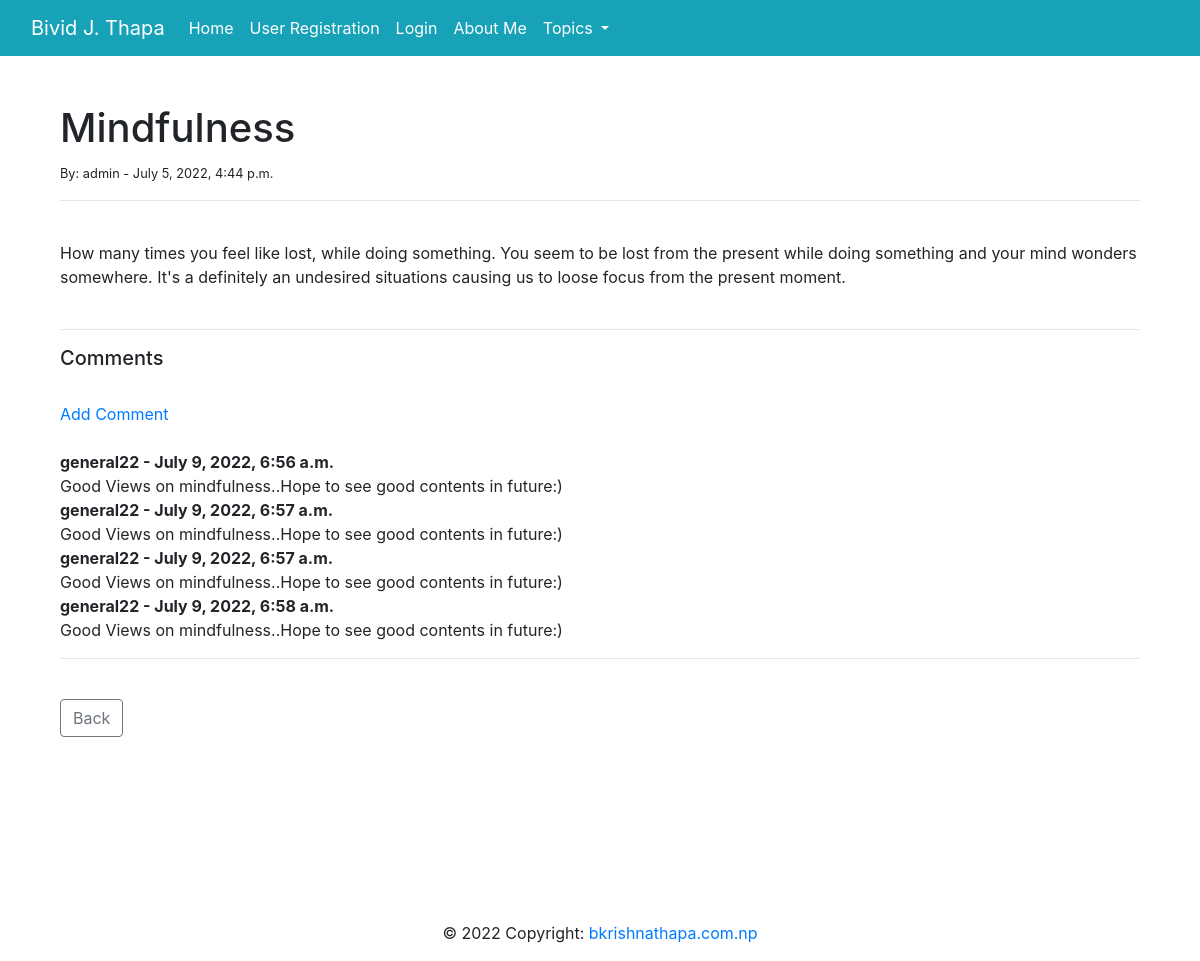
/blog/article/1, run on the app's committed database.
### blog/models.py (models this page shows, shortened)
class Post(models.Model):
    title = models.CharField(max_length = 500)
    content=models.TextField(max_length = 3000)
    header_image = models.ImageField(null = True,blank=True,upload_to = "images/")
    topic= models.CharField(max_length = 50)
    author = models.ForeignKey(User, on_delete = models.CASCADE)
    published_date=models.DateTimeField(auto_now_add = True)

class Comment(models.Model):
    post = models.ForeignKey(Post, related_name="comments", on_delete = models.CASCADE)
    name = models.CharField(max_length= 100)
    body = models.TextField()
    date_added = models.DateTimeField(auto_now_add= True)

### blog/views.py (the view)
# urls.py: path('article/<int:pk>',articleDetailView.as_view(),name='article-detail'),
class articleDetailView(DetailView):
    model=Post
    template_name = 'articles.html'

### blog/templates/articles.html (shortened to what this page needs)
{% extends 'base.html' %}
{% block content %}
<!DOCTYPE html>
<html lang="en">
<div class="container ">
    <h1>
        {{ post.title }}
    </h1>
    <small>
        By: {{ post.author }} - {{ post.published_date }}
    </small> <br/>
    <hr> <br/>
</head>
{{ post.content|safe }}
</body>
    <br/>
    <br/>
    <hr>
    <h5> Comments</h5>
    <br/>
{% if not post.comments.all %}
    No Comments...
        <br/>
<a href="{% url 'comment' post.pk %}"> Add Comment</a>
    <hr>
{% else %}
    <a href="{% url 'comment' post.pk %}"> Add Comment</a>
    <br/>
    <br/>
    {% for comment in post.comments.all %}
    <strong>{{ comment.name }} -
    {{ comment.date_added }}
    </strong>
    <br/>
    {{ comment.body }}
            <br/>
    {% endfor %}
    <hr>
{% endif %}
    <br/>
    <a href="{% url 'home' %}" class="btn btn-outline-secondary"> Back</a>
</html>
{% endblock %}

### blog/templates/base.html (shortened to what this page needs)
<!doctype html>
<html lang="en">
  <head>
    <link rel="stylesheet" href="https://cdn.jsdelivr.net/npm/bootstrap@4.3.1/dist/css/bootstrap.min.css">
  </head>
  <body>
  <nav class="navbar navbar-expand-lg bg-info">
  <div class="container-fluid">
    <a class="navbar-brand" href="{%  url 'home'%}">Bivid J. Thapa</a>
    <div class="collapse navbar-collapse" id="navbarNavDropdown">
      <ul class="navbar-nav">
        <li class="nav-item">
          <a class="nav-link active" aria-current="page" href="{% url 'home' %}">Home</a>
        </li>
        <li class="nav-item">
                  {% if user.is_authenticated %}
          <a class="nav-link" href="{% url 'create' %}">Create Post</a>
        </li>
          <li class="nav-item">
                   <li class="nav-item">
          <a class="nav-link" href="{% url 'logout' %}">Logout</a>
        </li>
          {% else %}
                  <a class="nav-link" href="{% url 'register' %}">User Registration</a>
        </li>
          <li class="nav-item">
          <a class="nav-link" href="{% url 'login' %}">Login</a>
        </li>
          {% endif %}
          <li class="nav-item">
          <a class="nav-link" href="{% url 'about' %}">About Me</a>
        </li>
        <li class="nav-item dropdown">
          <a class="nav-link dropdown-toggle" href="#" id="navbarDropdownMenuLink" role="button" data-bs-toggle="dropdown" aria-expanded="false">
            Topics
          </a>
        </li>
      </ul>
    </div>
  </div>
</nav>
  <br></br>
    <div class="container ">
     {% block content %}
     {% endblock %}
  </body>
<footer class="page-footer font-small cyan darken-3">
  <div class="container">
    <div class="row">
      <div class="col-md-12 py-5">
        <div class="mb-5 flex-center">
          <a class="fb-ic">
          </a>
          <a class="tw-ic">
          </a>
          <a class="gplus-ic">
          </a>
          <a class="li-ic">
          </a>
          <a class="ins-ic">
          </a>
        </div>
      </div>
    </div>
  </div>
  <div class="footer-copyright text-center py-3">© 2022 Copyright:
    <a href="/"> bkrishnathapa.com.np</a>
  </div>
</footer>
</html>

### blog/templates/base.html (style rules this page uses)
.navbar a { color:#fff }

### data on the page
Post: title "Mindfulness", author "admin", published_date "July 5, 2022, 4:44 p.m.", content "How many times you feel like lost, while doing something. You seem to be lost from the present while doing something and your mind wonders somewhere. It's a definitely an undesired situations causing us to loose focus from the present moment."
Comment: name "general22", date_added "July 9, 2022, 6:56 a.m.", body "Good Views on mindfulness..Hope to see good contents in future:)"
Comment: name "general22", date_added "July 9, 2022, 6:57 a.m.", body "Good Views on mindfulness..Hope to see good contents in future:)"
Comment: name "general22", date_added "July 9, 2022, 6:57 a.m.", body "Good Views on mindfulness..Hope to see good contents in future:)"
Comment: name "general22", date_added "July 9, 2022, 6:58 a.m.", body "Good Views on mindfulness..Hope to see good contents in future:)"
